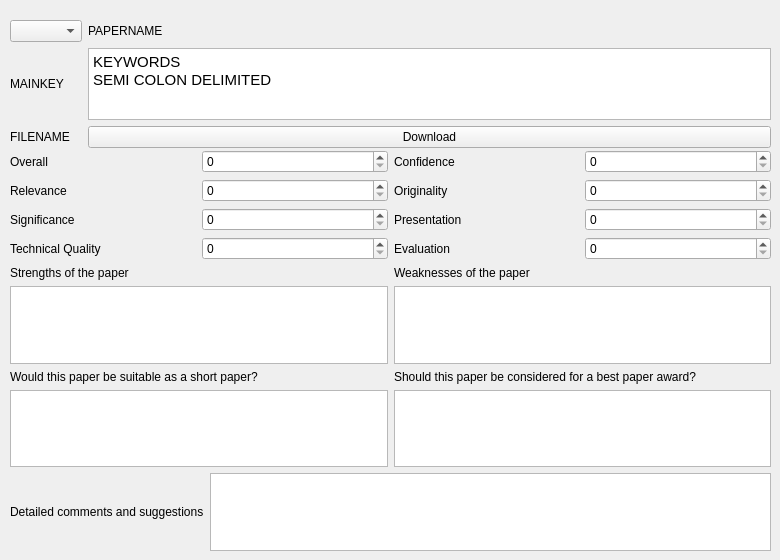
      <widget class="QWidget" name="reviewTab">
       <attribute name="title">
        <string>Review</string>
       </attribute>
       <widget class="QWidget" name="verticalLayoutWidget_7">
        <property name="geometry">
         <rect>
          <x>10</x>
          <y>150</y>
          <width>761</width>
          <height>401</height>
         </rect>
        </property>
        <layout class="QVBoxLayout" name="verticalLayout_7">
         <item>
          <layout class="QHBoxLayout" name="horizontalLayout_11">
           <item>
            <widget class="QLabel" name="label_11">
             <property name="text">
              <string>Overall</string>
             </property>
            </widget>
           </item>
           <item>
            <widget class="QSpinBox" name="overall"/>
           </item>
           <item>
            <widget class="QLabel" name="label_12">
             <property name="text">
              <string>Confidence</string>
             </property>
            </widget>
           </item>
           <item>
            <widget class="QSpinBox" name="confidence"/>
           </item>
          </layout>
         </item>
         <item>
          <layout class="QHBoxLayout" name="horizontalLayout_12">
           <item>
            <widget class="QLabel" name="label_13">
             <property name="text">
              <string>Relevance</string>
             </property>
            </widget>
           </item>
           <item>
            <widget class="QSpinBox" name="relevance"/>
           </item>
           <item>
            <widget class="QLabel" name="label_14">
             <property name="text">
              <string>Originality</string>
             </property>
            </widget>
           </item>
           <item>
            <widget class="QSpinBox" name="originality"/>
           </item>
          </layout>
         </item>
         <item>
          <layout class="QHBoxLayout" name="horizontalLayout_13">
           <item>
            <widget class="QLabel" name="label_15">
             <property name="text">
              <string>Significance</string>
             </property>
            </widget>
           </item>
           <item>
            <widget class="QSpinBox" name="significance"/>
           </item>
           <item>
            <widget class="QLabel" name="label_16">
             <property name="text">
              <string>Presentation</string>
             </property>
            </widget>
           </item>
           <item>
            <widget class="QSpinBox" name="spinBox_8"/>
           </item>
          </layout>
         </item>
         <item>
          <layout class="QHBoxLayout" name="horizontalLayout_14">
           <item>
            <widget class="QLabel" name="label_17">
             <property name="text">
              <string>Technical Quality</string>
             </property>
            </widget>
           </item>
           <item>
            <widget class="QSpinBox" name="techQuality"/>
           </item>
           <item>
            <widget class="QLabel" name="label_18">
             <property name="text">
              <string>Evaluation</string>
             </property>
            </widget>
           </item>
           <item>
            <widget class="QSpinBox" name="evaluation"/>
           </item>
          </layout>
         </item>
         <item>
          <layout class="QHBoxLayout" name="horizontalLayout_15">
           <item>
            <widget class="QLabel" name="label_19">
             <property name="text">
              <string>Strengths of the paper</string>
             </property>
            </widget>
           </item>
           <item>
            <widget class="QLabel" name="label_20">
             <property name="text">
              <string>Weaknesses of the paper</string>
             </property>
            </widget>
           </item>
          </layout>
         </item>
         <item>
          <layout class="QHBoxLayout" name="horizontalLayout_16">
           <item>
            <widget class="QTextEdit" name="commentsStrengths"/>
           </item>
           <item>
            <widget class="QTextEdit" name="commentsWeaknesses"/>
           </item>
          </layout>
         </item>
         <item>
          <layout class="QHBoxLayout" name="horizontalLayout_17">
           <item>
            <widget class="QLabel" name="label_21">
             <property name="text">
              <string>Would this paper be suitable as a short paper?</string>
             </property>
            </widget>
           </item>
           <item>
            <widget class="QLabel" name="label_22">
             <property name="text">
              <string>Should this paper be considered for a best paper award?</string>
             </property>
            </widget>
           </item>
          </layout>
         </item>
         <item>
          <layout class="QHBoxLayout" name="horizontalLayout_18">
           <item>
            <widget class="QTextEdit" name="commentsShortPaper"/>
           </item>
           <item>
            <widget class="QTextEdit" name="commentsBestAward"/>
           </item>
          </layout>
         </item>
         <item>
          <layout class="QHBoxLayout" name="horizontalLayout_19">
           <item>
            <widget class="QLabel" name="label_23">
             <property name="text">
              <string>Detailed comments and suggestions</string>
             </property>
            </widget>
           </item>
           <item>
            <widget class="QTextEdit" name="commentsSuggestions">
             <property name="html">
              <string>&lt;!DOCTYPE HTML PUBLIC &quot;-//W3C//DTD HTML 4.0//EN&quot; &quot;http://www.w3.org/TR/REC-html40/strict.dtd&quot;&gt;
&lt;html&gt;&lt;head&gt;&lt;meta name=&quot;qrichtext&quot; content=&quot;1&quot; /&gt;&lt;style type=&quot;text/css&quot;&gt;
p, li { white-space: pre-wrap; }
&lt;/style&gt;&lt;/head&gt;&lt;body style=&quot; font-family:'MS Shell Dlg 2'; font-size:8.25pt; font-weight:400; font-style:normal;&quot;&gt;
&lt;p style=&quot;-qt-paragraph-type:empty; margin-top:0px; margin-bottom:0px; margin-left:0px; margin-right:0px; -qt-block-indent:0; text-indent:0px; font-family:'Ubuntu'; font-size:11pt;&quot;&gt;&lt;br /&gt;&lt;/p&gt;&lt;/body&gt;&lt;/html&gt;</string>
             </property>
            </widget>
           </item>
          </layout>
         </item>
        </layout>
       </widget>
       <widget class="QWidget" name="gridLayoutWidget">
        <property name="geometry">
         <rect>
          <x>10</x>
          <y>20</y>
          <width>761</width>
          <height>128</height>
         </rect>
        </property>
        <layout class="QGridLayout" name="gridLayout">
         <item row="1" column="0">
          <widget class="QLabel" name="mainKey">
           <property name="text">
            <string>MAINKEY</string>
           </property>
          </widget>
         </item>
         <item row="2" column="0">
          <widget class="QLabel" name="fileName">
           <property name="text">
            <string>FILENAME</string>
           </property>
          </widget>
         </item>
         <item row="1" column="1">
          <widget class="QTextBrowser" name="textBrowser">
           <property name="html">
            <string>&lt;!DOCTYPE HTML PUBLIC &quot;-//W3C//DTD HTML 4.0//EN&quot; &quot;http://www.w3.org/TR/REC-html40/strict.dtd&quot;&gt;
&lt;html&gt;&lt;head&gt;&lt;meta name=&quot;qrichtext&quot; content=&quot;1&quot; /&gt;&lt;style type=&quot;text/css&quot;&gt;
p, li { white-space: pre-wrap; }
&lt;/style&gt;&lt;/head&gt;&lt;body style=&quot; font-family:'MS Shell Dlg 2'; font-size:8.25pt; font-weight:400; font-style:normal;&quot;&gt;
&lt;p style=&quot; margin-top:0px; margin-bottom:0px; margin-left:0px; margin-right:0px; -qt-block-indent:0; text-indent:0px;&quot;&gt;&lt;span style=&quot; font-family:'Ubuntu'; font-size:11pt;&quot;&gt;KEYWORDS&lt;/span&gt;&lt;/p&gt;
&lt;p style=&quot; margin-top:0px; margin-bottom:0px; margin-left:0px; margin-right:0px; -qt-block-indent:0; text-indent:0px;&quot;&gt;&lt;span style=&quot; font-family:'Ubuntu'; font-size:11pt;&quot;&gt;SEMI COLON DELIMITED&lt;/span&gt;&lt;/p&gt;&lt;/body&gt;&lt;/html&gt;</string>
           </property>
          </widget>
         </item>
         <item row="2" column="1">
          <widget class="QPushButton" name="download">
           <property name="text">
            <string>Download</string>
           </property>
          </widget>
         </item>
         <item row="0" column="1">
          <widget class="QLabel" name="paperName">
           <property name="text">
            <string>PAPERNAME</string>
           </property>
          </widget>
         </item>
         <item row="0" column="0">
          <widget class="QComboBox" name="selectPaperReview"/>
         </item>
        </layout>
       </widget>
      </widget>
